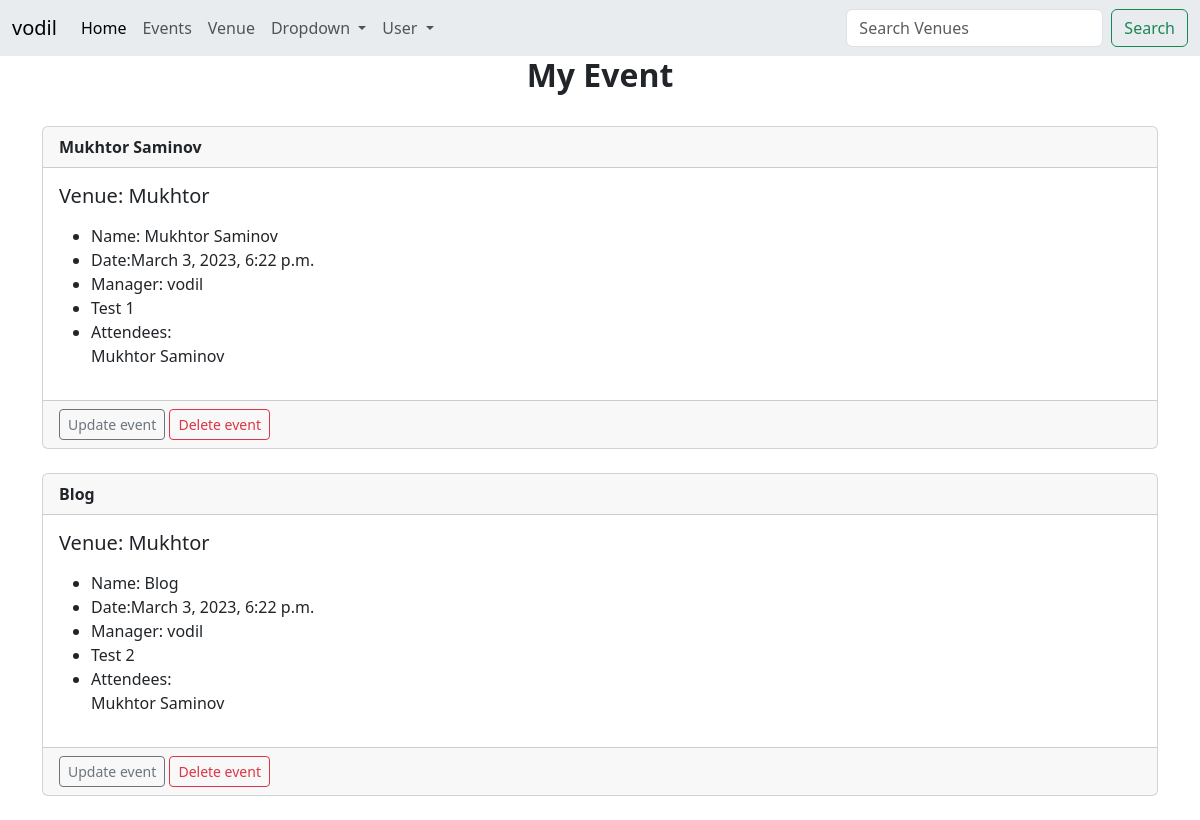
/my_event (signed in), run on an earlier commit of the app's database.
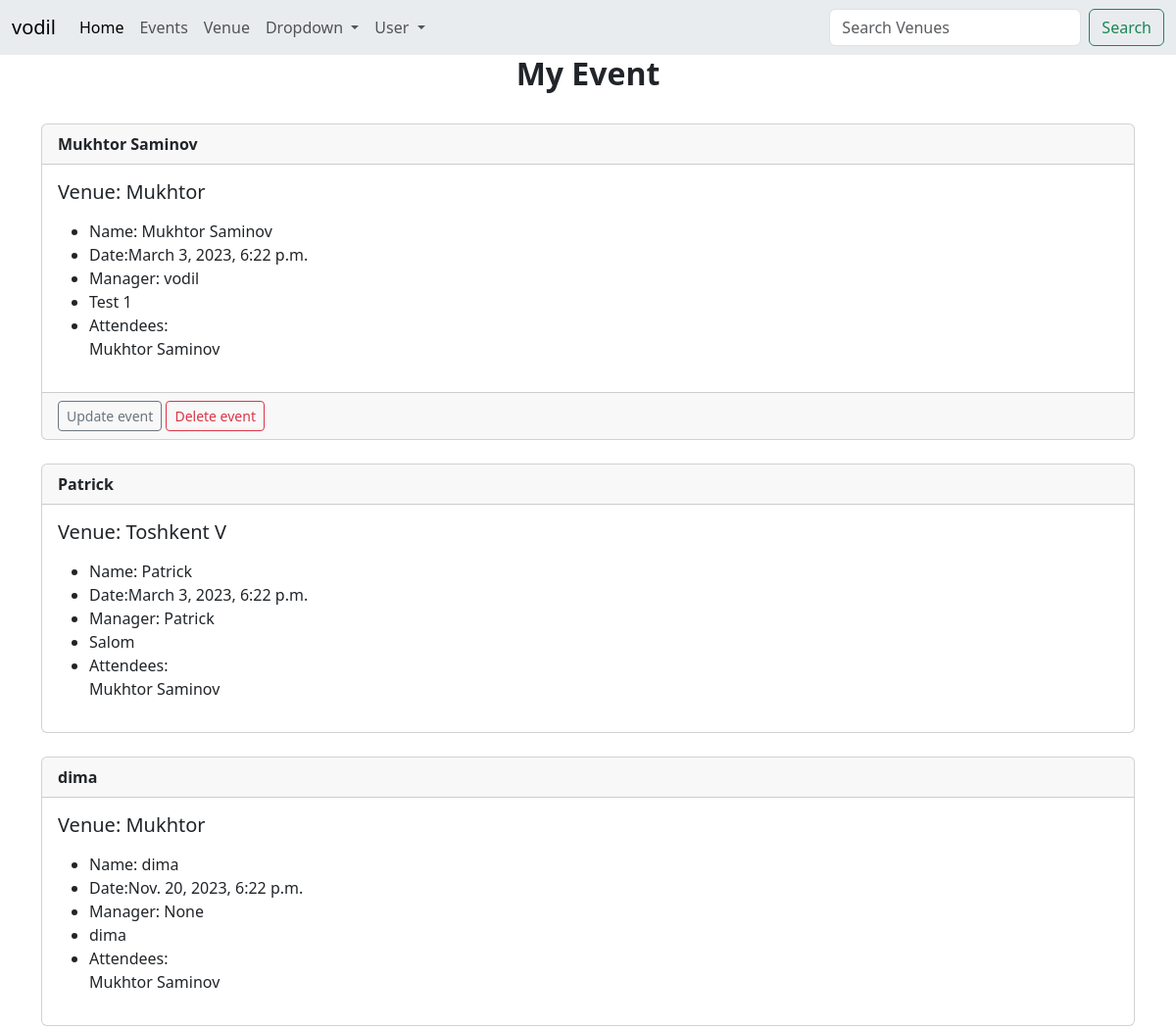
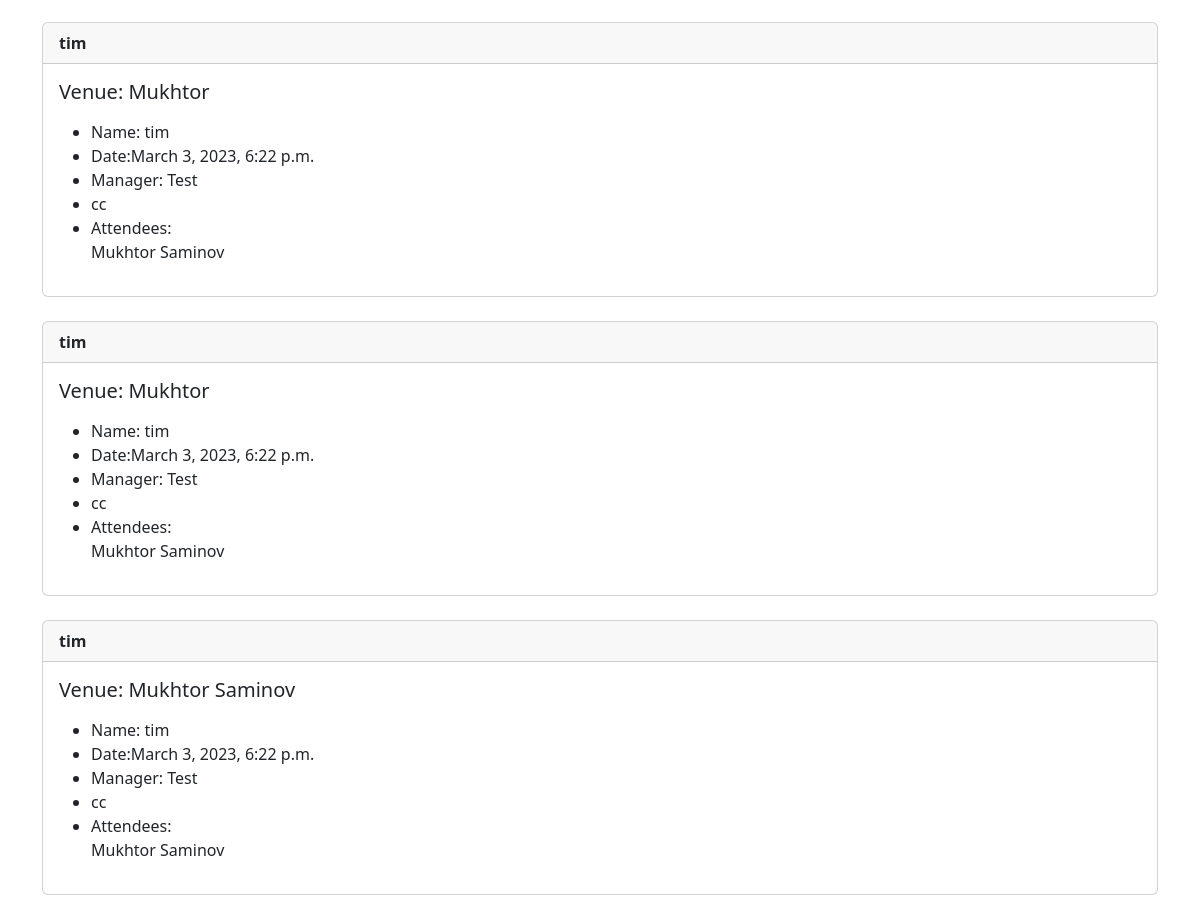
And on a later commit of the database (2 pictures, top to bottom).
### home/models.py (models this page shows, shortened)
class Event(models.Model):
    name=models.CharField("Event Name",max_length=120)
    event_data=models.DateTimeField('Event Data')
    venue=models.ForeignKey(Venue,blank=True,null=True,on_delete=models.CASCADE)
    manager=models.ForeignKey(User,blank=True,null=True,on_delete=models.SET_NULL)
    description=models.TextField(blank=True)
    attendees=models.ManyToManyField(MyClubUser,blank=True)
    aprroved=models.BooleanField("Aprroved",default=False)
    def __str__(self):
        return self.name

class Venue(models.Model):
    name=models.CharField('Venue Name',max_length=120)
    address=models.CharField(max_length=300)
    zip_code=models.CharField('Zip Code',max_length=100)
    phone=models.CharField('Contact Phone',max_length=100,blank=True)
    web=models.URLField('Website Address',blank=True)
    email_address=models.EmailField('Email',blank=True)
    owner=models.IntegerField('Venue Owner',blank=False,default=1)
    venue_image=models.ImageField(null=True,blank=True,upload_to="venue_image/")
    def __str__(self):
        return self.name

class MyClubUser(models.Model):
    firstname=models.CharField(max_length=50)
    lastname=models.CharField(max_length=50)
    email=models.EmailField('User Email')
    def __str__(self):
        return self.firstname + " " + self.lastname

### home/views.py (the view)
# urls.py: path('my_event',views.my_event,name='my_event'),
def my_event(request):
    if request.user.is_authenticated:
        me=request.user.id
        events=Event.objects.filter(attendees=me)
        return render(request,'my_event.html',{'events':events })
    else:
        messages.success(request,("You aren't Authorized To View This Page! "))
        return redirect("home")

### Template/my_event.html
{% extends "base.html" %}
{% block content %}
<center>
<h2> <strong>My Event </strong> </h2>
</center><br>
    {% for event in events %}
    <div class="card">
        <div class="card-header">
            <strong>{{ event }}</strong>
        </div>
        <div class="card-body">
          <h5 class="card-title">Venue: {{ event.venue }}
          </h5>
          <p class="card-text">
            <ul>
            <li>Name: {{ event.name }} </li>
            <li> Date:{{ event.event_data }} </li>
            <li>Manager: {{ event.manager }} </li>
            <li> {{ event.description }} </li>
            <li>Attendees: <br>
                {% for user in event.attendees.all %}
                {{ user }}<br>
                {% endfor %}
            </li>
            </ul>
          </p>
        </div>
        {% if user.is_authenticated %}
            {% if user == event.manager %}
              <div class="card-footer text-body-secondary">
                <a href="{% url 'update_event' event.id %}" class="btn btn-outline-secondary btn-sm" >Update event</a>
                <a href="{% url 'delete_event' event.id %}" class="btn btn-outline-danger btn-sm" >Delete event</a>
              </div>
            {% endif %}
        {% endif %}
      </div><br>
    {% endfor  %}
{% endblock %}

What changed in the data, as far as the page shows it:
removed Event: name "Blog", venue "Mukhtor", event_data "March 3, 2023, 6:22 p.m.", manager "vodil", description "Test 2", shows "Update event", MyClubUser (firstname+lastname "Mukhtor Saminov")
added Event: name "Patrick", venue "Toshkent V", event_data "March 3, 2023, 6:22 p.m.", manager "Patrick", description "Salom", MyClubUser (firstname+lastname "Mukhtor Saminov")
added Event: name "dima", venue "Mukhtor", event_data "Nov. 20, 2023, 6:22 p.m.", manager "None", description "dima", MyClubUser (firstname+lastname "Mukhtor Saminov")
added Event: name "tim", venue "Mukhtor", event_data "March 3, 2023, 6:22 p.m.", manager "Test", description "cc", MyClubUser (firstname+lastname "Mukhtor Saminov")
added Event: name "tim", venue "Mukhtor", event_data "March 3, 2023, 6:22 p.m.", manager "Test", description "cc", MyClubUser (firstname+lastname "Mukhtor Saminov")
added Event: name "tim", venue "Mukhtor Saminov", event_data "March 3, 2023, 6:22 p.m.", manager "Test", description "cc", MyClubUser (firstname+lastname "Mukhtor Saminov")
